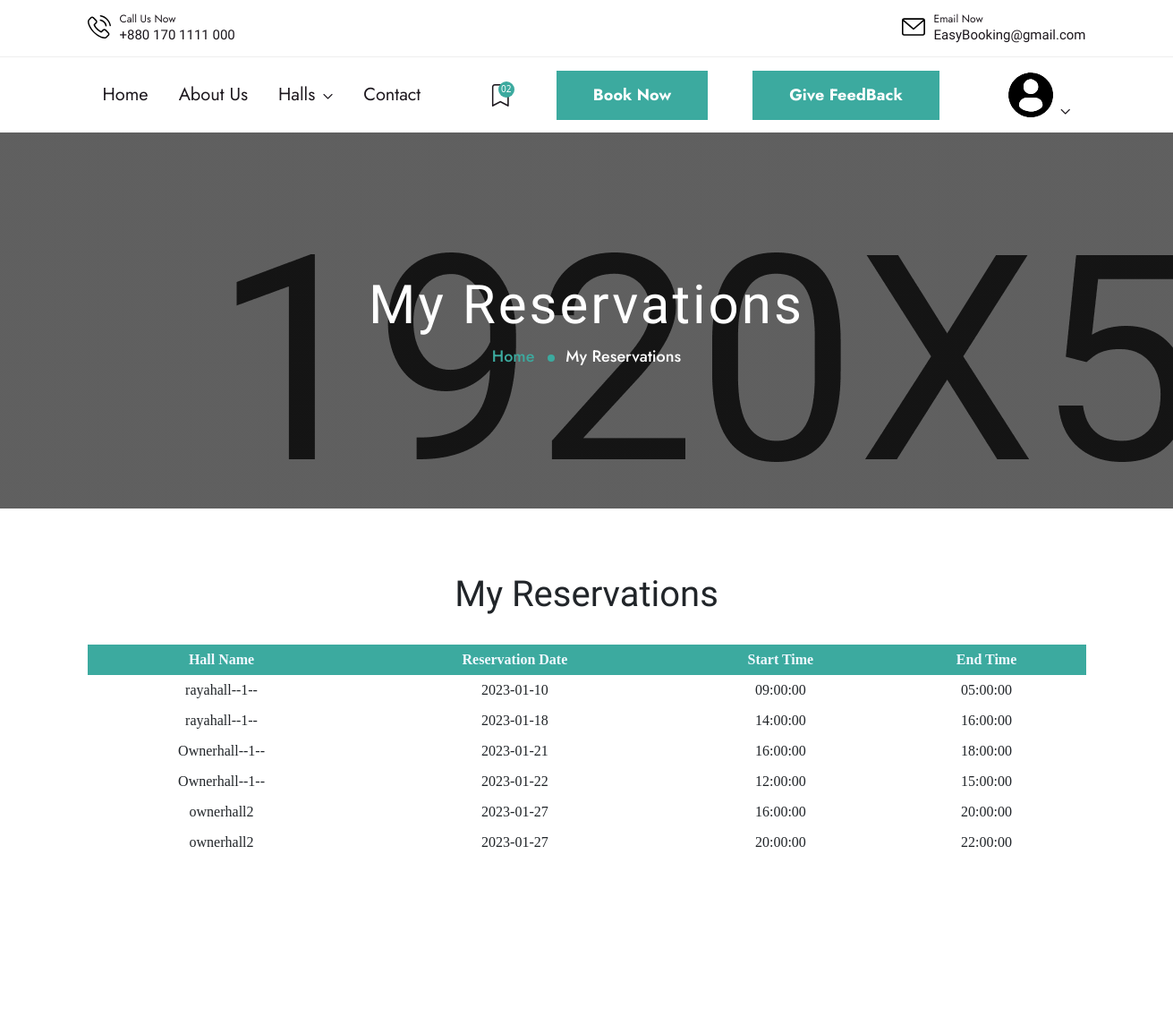
Page /MyReservation.php (signed in, upper part) on the earlier database version.
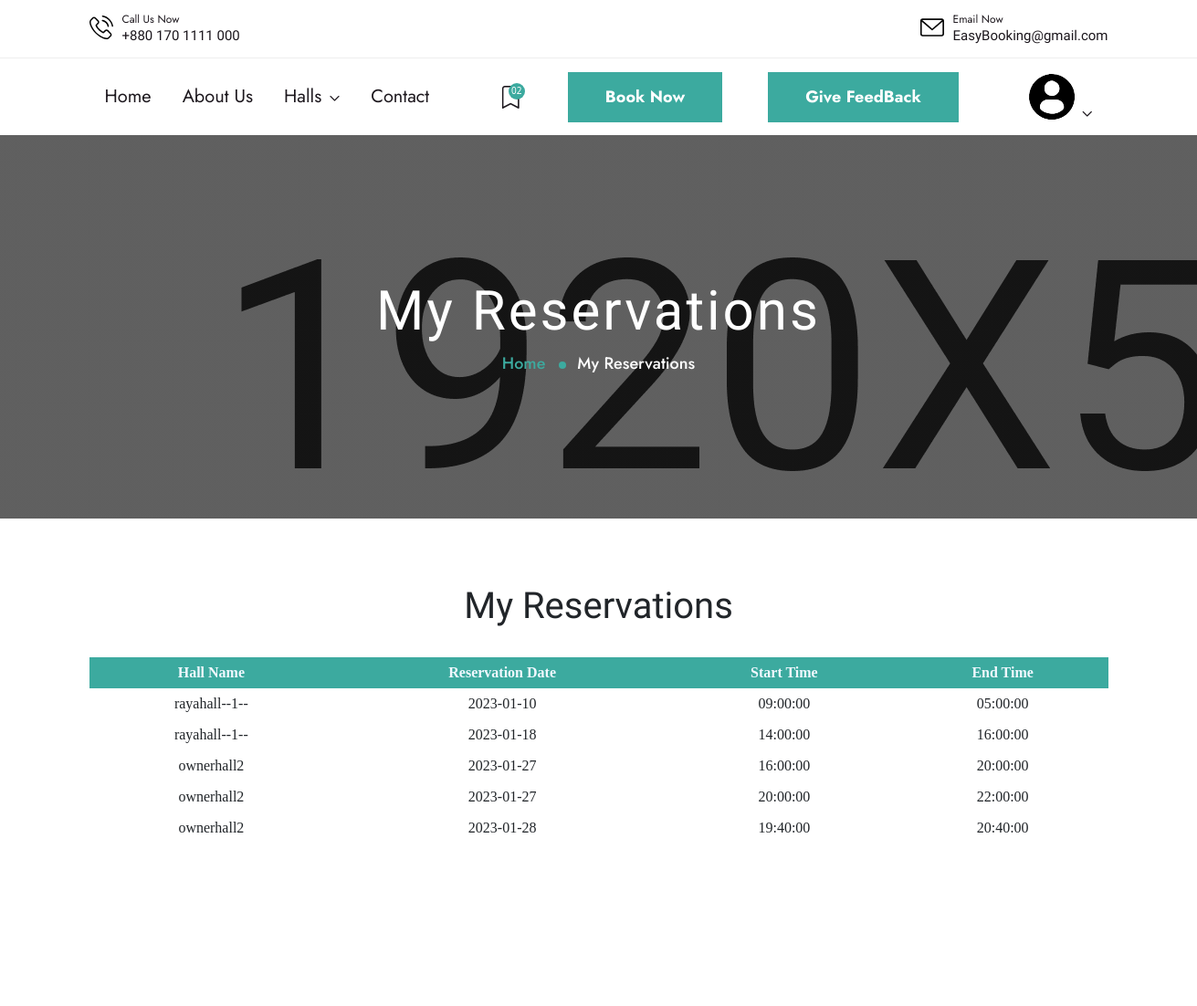
Same page on the later database version.
### tables this page shows
CREATE TABLE `reservations` (
  `id` int NOT NULL,
  `event_type` varchar(255) NOT NULL,
  `number_guests` int NOT NULL,
  `date` date NOT NULL,
  `start_time` time NOT NULL,
  `end_time` time NOT NULL,
  `notes` varchar(1000) NOT NULL,
  `hall_id` int NOT NULL,
  `user_id` int NOT NULL,
  `status` enum('pending','approved','canceled') NOT NULL DEFAULT 'pending'
);

CREATE TABLE `subhalls` (
  `id` int NOT NULL,
  `name` varchar(200) NOT NULL,
  `type` int NOT NULL,
  `number_of_guests` int NOT NULL,
  `price` float NOT NULL,
  `hall_describtion` varchar(500) NOT NULL,
  `services` varchar(500) NOT NULL,
  `image_view` varchar(300) NOT NULL,
  `hall_id` int NOT NULL,
  `num_of_reservation` int NOT NULL DEFAULT '0'
);

### MyReservation.php (the view, shortened to what this page needs)
<?php
$user_id= $_SESSION['userId'];
require ('inc/head.php');
require("admin/handlers/db.php");
$sql1="SELECT  subhalls.name as hall_name, reservations.date, reservations.start_time, reservations.end_time
FROM reservations
JOIN subhalls ON reservations.hall_id = subhalls.id
";
$sqlResult=mysqli_query($conn,$sql1);
$feedbackData=mysqli_fetch_all($sqlResult);
$sql="SELECT  subhalls.name as hall_name, reservations.date, reservations.start_time, reservations.end_time
FROM reservations
JOIN subhalls ON reservations.hall_id = subhalls.id
WHERE reservations.user_id =$user_id ";
$query=mysqli_query($conn,$sql);
if(mysqli_num_rows($query)>0){
$feedback=mysqli_fetch_all($query,MYSQLI_ASSOC);
}
?>
<!DOCTYPE html>
<html lang="en">
<body>
    <?php require ('inc/preloader_area.php');
    require ('inc/top_Bar.php');
 ?>
     <?php
if(isset($_SESSION['userId'])){
require ('inc/LoginHeader.php');
}else{
     require ('inc/Header.php');
}
?>
    <div class="breadcrumb-section">
        <div class="container">
            <div class="row d-flex justify-content-center align-items-center text-center">
                <div class="col-lg-8">
                    <h2 class="breadcrumb-title wow fadeInLeft" data-wow-duration="1.5s" data-wow-delay=".2s">My Reservations</h2>
                    <nav aria-label="breadcrumb">
                        <ol class="breadcrumb d-flex justify-content-center">
                            <li class="breadcrumb-item"><a href="index.php">Home</a></li>
                            <li class="breadcrumb-item active" aria-current="page">My Reservations</li>
                        </ol>
                    </nav>
                </div>
            </div>
        </div>
    </div>
    <div class="contact-page mb-120  overflow-hidden">
        <div class="container">
            <div class="row">
                <div class="col-lg-12">
                    <div class="section-title text-center">
                        <br>
                        <br>
                        <br>
                        <h1>My Reservations</h1>
                        <br>
    <table>
      <tr>
        <th>Hall Name</th>
        <th>Reservation Date</th>
        <th>Start Time</th>
        <th>End Time</th>
      </tr>
<?php
if(isset($feedback)){
foreach($feedbackData as $index=>$feedback){?>
    <tr>
    <td><?=$feedback[0];?></td>
    <td><?=$feedback[1];?></td>
    <td><?=$feedback[2];?></td>
    <td><?=$feedback[3];?></td>
    </tr>
<?php }
}
else{?>
  <tr>
    <td colspan="6" class="text-center">No Feedback Added</td>
  </tr>
  <?php
} ?>
    </table>
                    </div>
                </div>
            </div>
        </div>
    </div>
</body>
</html>

Differences in the rows shown:
no longer on this page (row unchanged): reservations: subhalls.name "Ownerhall--1--", date "2023-01-21", start_time "16:00:00", end_time "18:00:00"
no longer on this page (row unchanged): reservations: subhalls.name "Ownerhall--1--", date "2023-01-22", start_time "12:00:00", end_time "15:00:00"
added reservations: subhalls.name "ownerhall2", date "2023-01-28", start_time "19:40:00", end_time "20:40:00"
